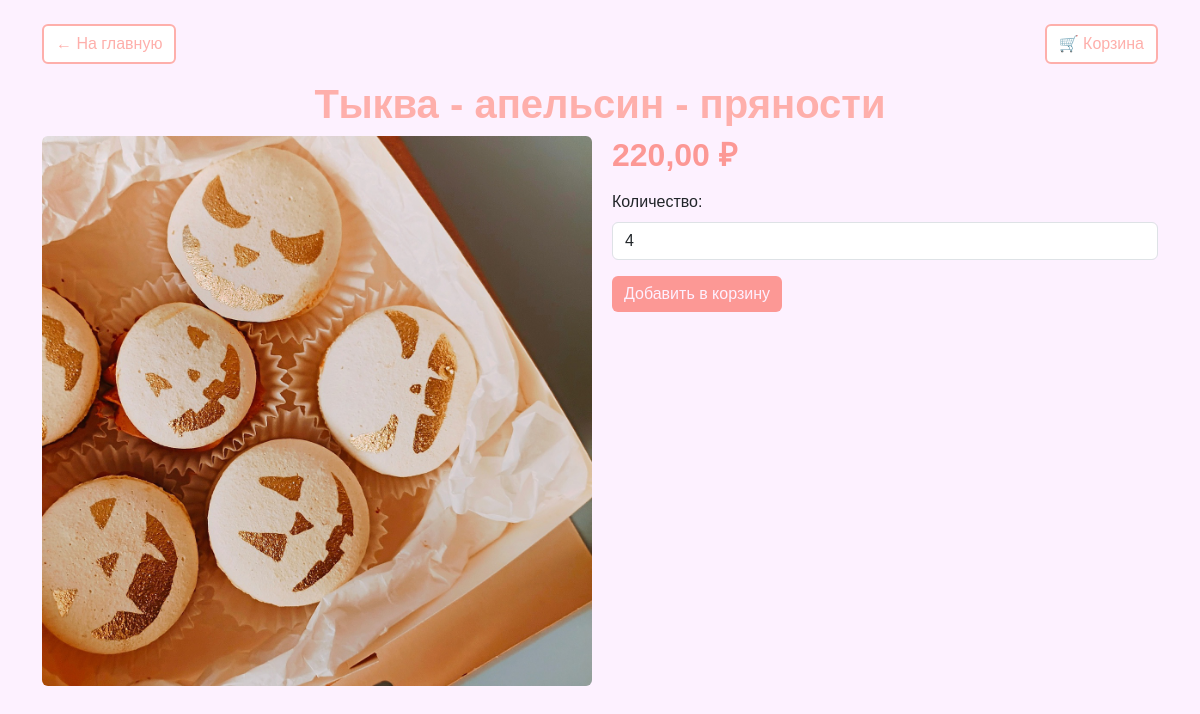
Screenshot of /product/tykva-apelsin-pryanosti/ with the database file from the repository.
### shop/models.py (models this page shows, shortened)
class Product(models.Model):
    category = models.ForeignKey(
        Category,
        on_delete=models.CASCADE,
        related_name="products",
        verbose_name="Категория",
    )
    name = models.CharField(max_length=150, verbose_name="Название")
    slug = models.SlugField(max_length=150, unique=True, verbose_name="URL")
    description = models.TextField(blank=True, verbose_name="Описание")
    price = models.DecimalField(max_digits=8, decimal_places=2, verbose_name="Цена")
    image = models.ImageField(
        upload_to="products/", blank=True, verbose_name="Изображение"
    )
    min_order_quantity = models.PositiveIntegerField(
        default=1, verbose_name="Минимальное количество для заказа"
    )
    created_at = models.DateTimeField(auto_now_add=True, verbose_name="Дата добавления")
    class Meta:
        verbose_name = "Товар"
        verbose_name_plural = "Товары"
        ordering = ["-created_at"]

### shop/views.py (the view)
# urls.py: path("product/<slug:product_slug>/", product_detail, name="product_detail"),
def product_detail(request, product_slug):
    product = get_object_or_404(Product, slug=product_slug)
    return render(request, "shop/product_detail.html", {"product": product})

### shop/templates/shop/product_detail.html (shortened to what this page needs)
<!DOCTYPE html>
<html lang="ru">
<head>
    <link href="https://cdn.jsdelivr.net/npm/bootstrap@5.3.0/dist/css/bootstrap.min.css" rel="stylesheet">
</head>
<body class="container mt-4">
    <div class="d-flex justify-content-between">
        <a href="{% url 'home' %}" class="btn btn-secondary mb-3">← На главную</a>
        <a href="{% url 'cart_detail' %}" class="btn btn-secondary mb-3 ms-auto">🛒 Корзина</a>
    </div>
    <h1 class="text-center">{{ product.name }}</h1>
    <div class="row">
        <div class="col-md-6 text-center">
            {% if product.image %}
            <img src="{{ product.image.url }}" class="img-fluid product-image rounded" alt="{{ product.name }}">
            {% else %}
                <img src="https://via.placeholder.com/500" class="img-fluid rounded" alt="Нет фото">
            {% endif %}
        </div>
        <div class="col-md-6">
            <h2><strong>{{ product.price }} ₽</strong></h2>
            <form action="{% url 'cart_add' product.id %}" method="post" class="add-to-cart-form">
                <div class="mb-3">
                    <label for="quantity" class="form-label">Количество:</label>
                    <input type="number" name="quantity" id="quantity" class="form-control"
                           min="{{ product.min_order_quantity }}"
                           value="{{ product.min_order_quantity }}" required>
                </div>
                <button type="submit" class="btn btn-cart">Добавить в корзину</button>
            </form>
        </div>
    </div>
</body>
</html>

### shop/templates/shop/product_detail.html (style rules this page uses)
body { font-family: Arial, sans-serif; background-color: #fdf1ff; }
.product-image { max-width: 550px; height: auto; }
h1 { color: #feafab; font-weight: bold; }
h2 { color: #fc9895; }
.btn-secondary { background-color: #ffffff; color: #feafab; border: 2px solid #feafab; }
.btn-cart { background-color: #fc9895; color: #fdf1ff; border: none; }

### rows the page displays
Product: name "Тыква - апельсин - пряности", image (picture), price "220,00", quantity "4"
